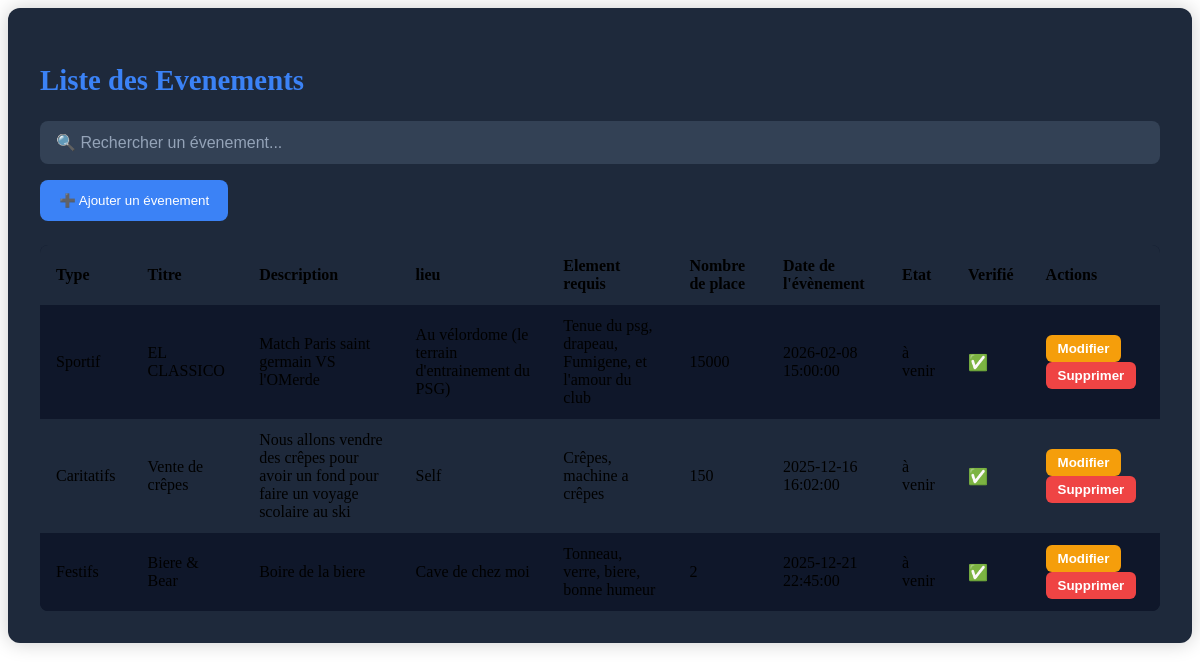
Screenshot of /vue/page_admin/Evenement.php with the database file from the repository.
### tables this page shows
CREATE TABLE IF NOT EXISTS `evenement` (
  `id_evenement` int NOT NULL AUTO_INCREMENT,
  `type` varchar(100) DEFAULT NULL,
  `titre` varchar(255) NOT NULL,
  `description` text,
  `lieu` varchar(255) DEFAULT NULL,
  `element_requis` text,
  `nombre_place` int DEFAULT NULL,
  `date_evenement` datetime DEFAULT NULL,
  `etat` varchar(50) DEFAULT NULL,
  `validation` tinyint(1) NOT NULL DEFAULT '0',
  PRIMARY KEY (`id_evenement`)
);

### src/repository/EvenementRepository.php (called while the page is built, shortened)
<?php
class EvenementRepository
{
    private $bdd;
    public function __construct()
    {
        $this->bdd = new BDD();
    }
    public function listeEvenement()
    {
        $sql = 'SELECT * FROM evenement';
        $req = $this->bdd->getBdd()->prepare($sql);
        $req->execute();
        return $req->fetchAll(\PDO::FETCH_ASSOC);
    }
}

### src/bdd/BDD.php (called while the page is built)
<?php
class BDD
{
    private $bdd;
    public function __construct()
    {
            $this->bdd = new PDO('mysql:host=localhost;dbname=projetlprs;charset=utf8', 'root', '');
    }
    public function getBDD()
    {
        return $this->bdd;
    }
}

### vue/page_admin/Evenement.php (the view, shortened to what this page needs)
<?php
require_once __DIR__ . '/../../src/repository/EvenementRepository.php';
require_once __DIR__ . '/../../src/bdd/BDD.php';
$repo = new EvenementRepository();
$listeEvenement = $repo->listeEvenement();
?>
<div class="admin-container">
    <h2>Liste des Evenements</h2>
    <input type="text" id="search" class="search-bar" placeholder="🔍 Rechercher un évenement..." onkeyup="filter()">
    <button class="btn-ajout" onclick="window.location.href='page_admin/crud/AjoutEvenement.php'">
        ➕ Ajouter un évenement
    </button>
    <table>
        <thead>
        <tr>
            <th>Type</th>
            <th>Titre</th>
            <th>Description</th>
            <th>lieu</th>
            <th>Element requis</th>
            <th>Nombre de place</th>
            <th>Date de l'évènement</th>
            <th>Etat</th>
            <th>Verifié</th>
            <th>Actions</th>
        </tr>
        </thead>
        <tbody>
        <?php if (!empty($listeEvenement)) : ?>
            <?php foreach ($listeEvenement as $user): ?>
                <tr>
                    <td><?= htmlspecialchars($user['type']) ?></td>
                    <td><?= htmlspecialchars($user['titre']) ?></td>
                    <td><?= htmlspecialchars($user['description']) ?></td>
                    <td><?= htmlspecialchars($user['lieu']) ?></td>
                    <td><?= htmlspecialchars($user['element_requis']) ?></td>
                    <td><?= htmlspecialchars($user['nombre_place']) ?></td>
                    <td><?= htmlspecialchars($user['date_evenement']) ?></td>
                    <td><?= htmlspecialchars($user['etat']) ?></td>
                    <td><?= ($user['validation'] ?? 0) ? '✅' : '❌' ?></td>
                    <td><?php if (!($user['validation'] ?? 0)) : ?>
                        <button class="btn-action btn-valider" onclick="window.location.href='../src/traitement/Evenement/TraitementValiderEvenement.php?id=<?= $user['id_evenement'] ?>'">Vérifier</button><?php endif; ?>
                        <button class="btn-action btn-modifier" onclick="window.location.href='../vue/page_admin/crud/ModifEvenement.php?id=<?= $user['id_evenement'] ?>'">Modifier</button>
                        <button class="btn-action btn-supprimer" onclick="if(confirm('Supprimer cet evenement ?')) window.location.href='../src/traitement/Evenement/TraitementSuppresionEvenement.php?id=<?= $user['id_evenement'] ?>'">Supprimer</button>
                    </td>
                </tr>
            <?php endforeach; ?>
        <?php else: ?>
            <tr><td colspan="10" style="text-align:center; opacity:0.7;">Aucun evenement trouvé 😔</td></tr>
        <?php endif; ?>
        </tbody>
    </table>
</div>

### vue/page_admin/Evenement.php (style rules this page uses)
.admin-container { background: #1e293b; color: #f1f5f9; padding: 2rem; border-radius: 12px; box-shadow: 0 0 20px rgba(0,0,0,0.2); max-width: 1200px; margin: 0 auto; }
.admin-container h2 { color: #3b82f6; font-size: 1.8rem; margin-bottom: 1.5rem; }
.search-bar { width: 100%; padding: 0.8rem 1rem; margin-bottom: 1rem; border: none; border-radius: 8px; background: #334155; color: white; font-size: 1rem; }
.search-bar::placeholder { color: #94a3b8; }
.btn-ajout { background: #3b82f6; border: none; color: white; padding: 0.8rem 1.2rem; border-radius: 8px; cursor: pointer; margin-bottom: 1.5rem; transition: 0.2s; }
table { width: 100%; border-collapse: collapse; background: #0f172a; border-radius: 8px; overflow: hidden; }
th, td { text-align: left; padding: 12px 16px; }
thead { background: #1e293b; }
tbody tr:nth-child(odd) { background: #0f172a; }
tbody tr:nth-child(even) { background: #1e293b; }
.btn-action { border: none; padding: 6px 12px; border-radius: 6px; cursor: pointer; font-weight: bold; color: white; transition: 0.2s; }
.btn-modifier { background: #f59e0b; }
.btn-supprimer { background: #ef4444; }

### rows the page displays
evenement: type "Sportif", titre "EL CLASSICO", description "Match Paris saint germain VS l'OMerde", lieu "Au vélordome (le terrain d'entrainement du PSG)", element_requis "Tenue du psg, drapeau, Fumigene, et l'amour du club", nombre_place "15000", date_evenement "2026-02-08 15:00:00", etat "à venir"
evenement: type "Caritatifs", titre "Vente de crêpes", description "Nous allons vendre des crêpes pour avoir un fond pour faire un voyage scolaire au ski", lieu "Self", element_requis "Crêpes, machine a crêpes", nombre_place "150", date_evenement "2025-12-16 16:02:00", etat "à venir"
evenement: type "Festifs", titre "Biere & Bear", description "Boire de la biere", lieu "Cave de chez moi", element_requis "Tonneau, verre, biere, bonne humeur", nombre_place "2", date_evenement "2025-12-21 22:45:00", etat "à venir"
